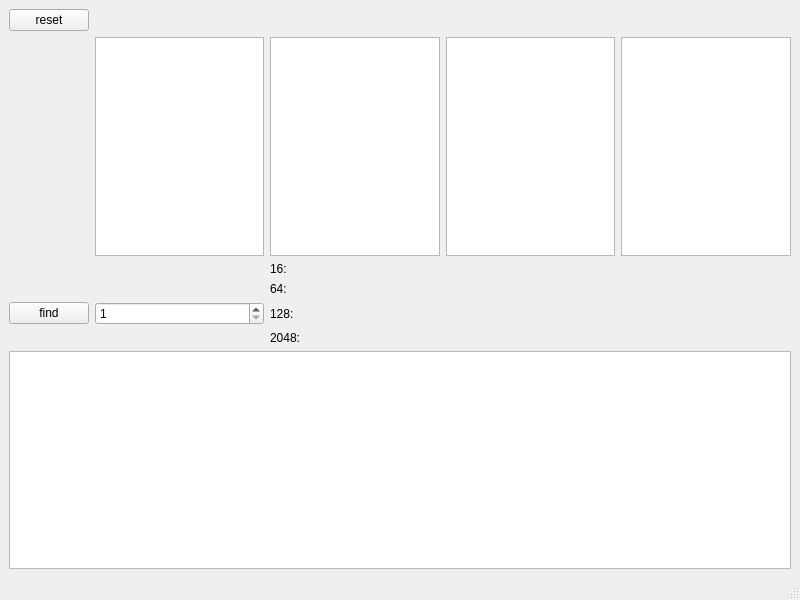
<?xml version="1.0" encoding="UTF-8"?>
<ui version="4.0">
 <class>MainWindow</class>
 <widget class="QMainWindow" name="MainWindow">
  <property name="geometry">
   <rect>
    <x>0</x>
    <y>0</y>
    <width>800</width>
    <height>600</height>
   </rect>
  </property>
  <property name="windowTitle">
   <string>MainWindow</string>
  </property>
  <widget class="QWidget" name="centralwidget">
   <layout class="QGridLayout" name="gridLayout">
    <item row="1" column="2">
     <widget class="QTextEdit" name="textEdit_64">
      <property name="readOnly">
       <bool>true</bool>
      </property>
     </widget>
    </item>
    <item row="1" column="3">
     <widget class="QTextEdit" name="textEdit_128">
      <property name="readOnly">
       <bool>true</bool>
      </property>
     </widget>
    </item>
    <item row="1" column="4">
     <widget class="QTextEdit" name="textEdit_2048">
      <property name="readOnly">
       <bool>true</bool>
      </property>
     </widget>
    </item>
    <item row="2" column="2">
     <widget class="QLabel" name="label">
      <property name="text">
       <string>16:</string>
      </property>
     </widget>
    </item>
    <item row="2" column="3" colspan="2">
     <widget class="QLabel" name="label_16">
      <property name="text">
       <string/>
      </property>
     </widget>
    </item>
    <item row="3" column="2">
     <widget class="QLabel" name="label_2">
      <property name="text">
       <string>64:</string>
      </property>
     </widget>
    </item>
    <item row="3" column="3" colspan="2">
     <widget class="QLabel" name="label_64">
      <property name="text">
       <string/>
      </property>
     </widget>
    </item>
    <item row="4" column="0">
     <widget class="QPushButton" name="pushButton">
      <property name="text">
       <string>find</string>
      </property>
     </widget>
    </item>
    <item row="4" column="1">
     <widget class="QSpinBox" name="spinBox">
      <property name="minimum">
       <number>1</number>
      </property>
      <property name="maximum">
       <number>2048</number>
      </property>
     </widget>
    </item>
    <item row="4" column="2">
     <widget class="QLabel" name="label_3">
      <property name="text">
       <string>128:</string>
      </property>
     </widget>
    </item>
    <item row="4" column="3" colspan="2">
     <widget class="QLabel" name="label_128">
      <property name="text">
       <string/>
      </property>
     </widget>
    </item>
    <item row="5" column="2">
     <widget class="QLabel" name="label_4">
      <property name="text">
       <string>2048:</string>
      </property>
     </widget>
    </item>
    <item row="5" column="3" colspan="2">
     <widget class="QLabel" name="label_2048">
      <property name="text">
       <string/>
      </property>
     </widget>
    </item>
    <item row="6" column="0" colspan="5">
     <widget class="QGraphicsView" name="graphicsView"/>
    </item>
    <item row="0" column="0">
     <widget class="QPushButton" name="pushButton_2">
      <property name="text">
       <string>reset</string>
      </property>
     </widget>
    </item>
    <item row="1" column="1">
     <widget class="QTextEdit" name="textEdit_16">
      <property name="readOnly">
       <bool>true</bool>
      </property>
     </widget>
    </item>
   </layout>
  </widget>
  <widget class="QMenuBar" name="menubar">
   <property name="geometry">
    <rect>
     <x>0</x>
     <y>0</y>
     <width>800</width>
     <height>22</height>
    </rect>
   </property>
  </widget>
  <widget class="QStatusBar" name="statusbar"/>
 </widget>
 <resources/>
 <connections/>
</ui>
